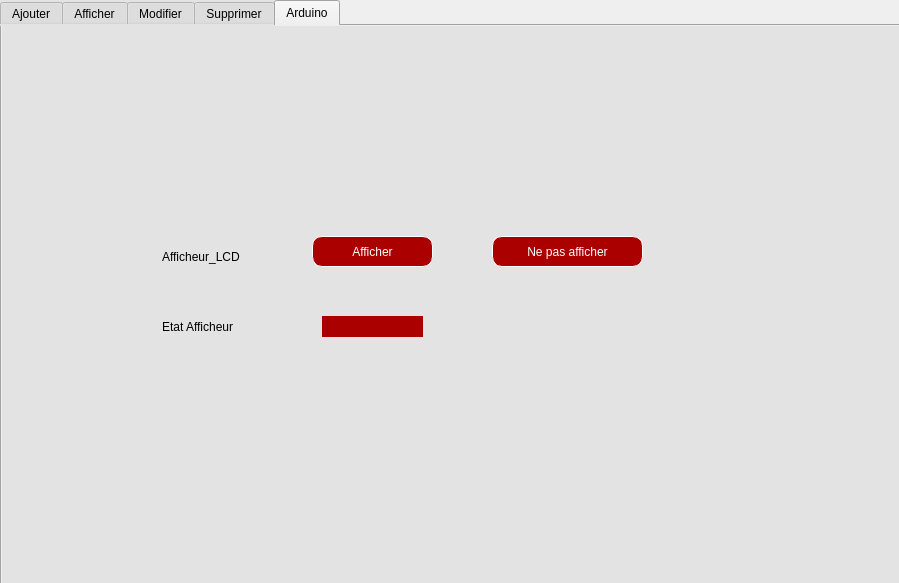
<?xml version="1.0" encoding="UTF-8"?>
<ui version="4.0">
 <class>employement</class>
 <widget class="QDialog" name="employement">
  <property name="geometry">
   <rect>
    <x>0</x>
    <y>0</y>
    <width>899</width>
    <height>583</height>
   </rect>
  </property>
  <property name="windowTitle">
   <string>Dialog</string>
  </property>
  <widget class="QTabWidget" name="tabWidget_">
   <property name="geometry">
    <rect>
     <x>0</x>
     <y>0</y>
     <width>901</width>
     <height>611</height>
    </rect>
   </property>
   <property name="styleSheet">
    <string notr="true">background-color: rgb(227, 227, 227);
font: 9pt &quot;Sitka&quot;;</string>
   </property>
   <property name="currentIndex">
    <number>4</number>
   </property>
   <widget class="QWidget" name="tab">
    <attribute name="title">
     <string>Ajouter</string>
    </attribute>
    <widget class="QLabel" name="label_5">
     <property name="geometry">
      <rect>
       <x>160</x>
       <y>140</y>
       <width>91</width>
       <height>16</height>
      </rect>
     </property>
     <property name="styleSheet">
      <string notr="true">background-color: rgb(227, 227, 227);</string>
     </property>
     <property name="text">
      <string>Id </string>
     </property>
    </widget>
    <widget class="QLabel" name="label_6">
     <property name="geometry">
      <rect>
       <x>460</x>
       <y>181</y>
       <width>121</width>
       <height>20</height>
      </rect>
     </property>
     <property name="text">
      <string>date_naissance</string>
     </property>
    </widget>
    <widget class="QLabel" name="label_7">
     <property name="geometry">
      <rect>
       <x>160</x>
       <y>182</y>
       <width>151</width>
       <height>20</height>
      </rect>
     </property>
     <property name="text">
      <string>nom</string>
     </property>
    </widget>
    <widget class="QLabel" name="label_8">
     <property name="geometry">
      <rect>
       <x>460</x>
       <y>221</y>
       <width>91</width>
       <height>20</height>
      </rect>
     </property>
     <property name="text">
      <string>telephonne</string>
     </property>
    </widget>
    <widget class="QLabel" name="label_10">
     <property name="geometry">
      <rect>
       <x>160</x>
       <y>221</y>
       <width>101</width>
       <height>20</height>
      </rect>
     </property>
     <property name="text">
      <string>prenom</string>
     </property>
    </widget>
    <widget class="QLabel" name="label_11">
     <property name="geometry">
      <rect>
       <x>210</x>
       <y>290</y>
       <width>91</width>
       <height>16</height>
      </rect>
     </property>
     <property name="text">
      <string>Adresse</string>
     </property>
    </widget>
    <widget class="QLabel" name="label_12">
     <property name="geometry">
      <rect>
       <x>460</x>
       <y>140</y>
       <width>101</width>
       <height>16</height>
      </rect>
     </property>
     <property name="text">
      <string>email</string>
     </property>
    </widget>
    <widget class="QLineEdit" name="lineEdit_IdE">
     <property name="geometry">
      <rect>
       <x>290</x>
       <y>140</y>
       <width>151</width>
       <height>22</height>
      </rect>
     </property>
     <property name="styleSheet">
      <string notr="true">background-color: rgb(255, 255, 255);</string>
     </property>
     <property name="text">
      <string/>
     </property>
    </widget>
    <widget class="QLineEdit" name="lineEdit_nom">
     <property name="geometry">
      <rect>
       <x>290</x>
       <y>180</y>
       <width>151</width>
       <height>22</height>
      </rect>
     </property>
     <property name="styleSheet">
      <string notr="true">background-color: rgb(255, 255, 255);</string>
     </property>
    </widget>
    <widget class="QLineEdit" name="lineEdit_email">
     <property name="geometry">
      <rect>
       <x>580</x>
       <y>140</y>
       <width>151</width>
       <height>22</height>
      </rect>
     </property>
     <property name="styleSheet">
      <string notr="true">background-color: rgb(255, 255, 255);</string>
     </property>
     <property name="text">
      <string/>
     </property>
    </widget>
    <widget class="QLineEdit" name="lineEdit_prenom">
     <property name="geometry">
      <rect>
       <x>290</x>
       <y>220</y>
       <width>151</width>
       <height>22</height>
      </rect>
     </property>
     <property name="styleSheet">
      <string notr="true">background-color: rgb(255, 255, 255);</string>
     </property>
    </widget>
    <widget class="QLineEdit" name="lineEdit_tele">
     <property name="geometry">
      <rect>
       <x>580</x>
       <y>220</y>
       <width>151</width>
       <height>22</height>
      </rect>
     </property>
     <property name="styleSheet">
      <string notr="true">background-color: rgb(255, 255, 255);</string>
     </property>
    </widget>
    <widget class="QPushButton" name="pushButton_Ajouter">
     <property name="geometry">
      <rect>
       <x>290</x>
       <y>390</y>
       <width>111</width>
       <height>31</height>
      </rect>
     </property>
     <property name="styleSheet">
      <string notr="true">background-color: rgb(170, 0, 0);
border :1px solid rgb(255, 255, 255);
border-radius :10px;
color: #FFF;
padding-left: 20px;
padding-right:20px;
</string>
     </property>
     <property name="text">
      <string>Ajouter</string>
     </property>
    </widget>
    <widget class="QDateEdit" name="dateEdit">
     <property name="geometry">
      <rect>
       <x>580</x>
       <y>180</y>
       <width>151</width>
       <height>22</height>
      </rect>
     </property>
     <property name="styleSheet">
      <string notr="true">background-color: rgb(255, 255, 255);</string>
     </property>
    </widget>
    <widget class="QPushButton" name="pushButton_10">
     <property name="geometry">
      <rect>
       <x>430</x>
       <y>390</y>
       <width>111</width>
       <height>31</height>
      </rect>
     </property>
     <property name="styleSheet">
      <string notr="true">background-color: rgb(170, 0, 0);
border :1px solid rgb(255, 255, 255);
border-radius :10px;
color: #FFF;
padding-left: 20px;
padding-right:20px;
</string>
     </property>
     <property name="text">
      <string>Quitter</string>
     </property>
    </widget>
    <widget class="QLabel" name="label">
     <property name="geometry">
      <rect>
       <x>0</x>
       <y>-30</y>
       <width>851</width>
       <height>641</height>
      </rect>
     </property>
     <property name="styleSheet">
      <string notr="true">image: url(:/new/prefix1/Background.png);</string>
     </property>
     <property name="text">
      <string/>
     </property>
    </widget>
    <widget class="QLineEdit" name="lineEdit_adresse">
     <property name="geometry">
      <rect>
       <x>290</x>
       <y>290</y>
       <width>151</width>
       <height>21</height>
      </rect>
     </property>
     <property name="styleSheet">
      <string notr="true">background-color: rgb(255, 255, 255);</string>
     </property>
    </widget>
    <widget class="QPushButton" name="pushButton_Email">
     <property name="geometry">
      <rect>
       <x>10</x>
       <y>20</y>
       <width>71</width>
       <height>61</height>
      </rect>
     </property>
     <property name="styleSheet">
      <string notr="true">background-color: rgb(170, 0, 0);
border :1px solid rgb(255, 255, 255);
border-radius :10px;
color: #FFF;
padding-left: 20px;
padding-right:20px;
</string>
     </property>
     <property name="text">
      <string/>
     </property>
     <property name="icon">
      <iconset resource="Metiers.qrc">
       <normaloff>:/new/prefix1/EMAIL.png</normaloff>:/new/prefix1/EMAIL.png</iconset>
     </property>
     <property name="iconSize">
      <size>
       <width>65</width>
       <height>91</height>
      </size>
     </property>
    </widget>
    <widget class="QLineEdit" name="lineEdit_emaill">
     <property name="geometry">
      <rect>
       <x>90</x>
       <y>30</y>
       <width>191</width>
       <height>31</height>
      </rect>
     </property>
     <property name="styleSheet">
      <string notr="true">background-color: rgb(255, 255, 255);</string>
     </property>
     <property name="text">
      <string/>
     </property>
    </widget>
    <widget class="QPushButton" name="pushButton_Email_Envoie">
     <property name="geometry">
      <rect>
       <x>750</x>
       <y>20</y>
       <width>81</width>
       <height>61</height>
      </rect>
     </property>
     <property name="styleSheet">
      <string notr="true">background-color: rgb(170, 0, 0);
border :1px solid rgb(255, 255, 255);
border-radius :10px;
color: #FFF;
padding-left: 20px;
padding-right:20px;
</string>
     </property>
     <property name="text">
      <string/>
     </property>
     <property name="icon">
      <iconset resource="Metiers.qrc">
       <normaloff>:/new/prefix1/EMAIL.png</normaloff>:/new/prefix1/EMAIL.png</iconset>
     </property>
     <property name="iconSize">
      <size>
       <width>69</width>
       <height>67</height>
      </size>
     </property>
    </widget>
    <widget class="QLineEdit" name="lineEdit_email_envo">
     <property name="geometry">
      <rect>
       <x>550</x>
       <y>30</y>
       <width>191</width>
       <height>31</height>
      </rect>
     </property>
     <property name="styleSheet">
      <string notr="true">background-color: rgb(255, 255, 255);</string>
     </property>
     <property name="text">
      <string/>
     </property>
    </widget>
    <zorder>label</zorder>
    <zorder>label_5</zorder>
    <zorder>label_6</zorder>
    <zorder>label_7</zorder>
    <zorder>label_8</zorder>
    <zorder>label_10</zorder>
    <zorder>label_11</zorder>
    <zorder>label_12</zorder>
    <zorder>lineEdit_IdE</zorder>
    <zorder>lineEdit_nom</zorder>
    <zorder>lineEdit_email</zorder>
    <zorder>lineEdit_prenom</zorder>
    <zorder>lineEdit_tele</zorder>
    <zorder>pushButton_Ajouter</zorder>
    <zorder>dateEdit</zorder>
    <zorder>pushButton_10</zorder>
    <zorder>lineEdit_adresse</zorder>
    <zorder>pushButton_Email</zorder>
    <zorder>lineEdit_emaill</zorder>
    <zorder>pushButton_Email_Envoie</zorder>
    <zorder>lineEdit_email_envo</zorder>
   </widget>
   <widget class="QWidget" name="tab_2">
    <attribute name="title">
     <string>Afficher</string>
    </attribute>
    <widget class="QScrollBar" name="verticalScrollBar">
     <property name="geometry">
      <rect>
       <x>890</x>
       <y>90</y>
       <width>20</width>
       <height>441</height>
      </rect>
     </property>
     <property name="orientation">
      <enum>Qt::Vertical</enum>
     </property>
    </widget>
    <widget class="QLabel" name="label_41">
     <property name="geometry">
      <rect>
       <x>430</x>
       <y>30</y>
       <width>101</width>
       <height>31</height>
      </rect>
     </property>
     <property name="styleSheet">
      <string notr="true">background-color: rgb(155, 1, 1);</string>
     </property>
     <property name="text">
      <string>&lt;html&gt;&lt;head/&gt;&lt;body&gt;&lt;p&gt;&lt;span style=&quot; font-size:11pt;&quot;&gt;Trie:&lt;/span&gt;&lt;/p&gt;&lt;/body&gt;&lt;/html&gt;</string>
     </property>
    </widget>
    <widget class="QComboBox" name="comboBox_4">
     <property name="geometry">
      <rect>
       <x>530</x>
       <y>30</y>
       <width>201</width>
       <height>31</height>
      </rect>
     </property>
     <property name="styleSheet">
      <string notr="true">background-color: rgb(255, 255, 255);</string>
     </property>
     <item>
      <property name="text">
       <string>Date de naissance</string>
      </property>
     </item>
     <item>
      <property name="text">
       <string/>
      </property>
     </item>
     <item>
      <property name="text">
       <string/>
      </property>
     </item>
     <item>
      <property name="text">
       <string/>
      </property>
     </item>
    </widget>
    <widget class="QLabel" name="label_40">
     <property name="geometry">
      <rect>
       <x>10</x>
       <y>10</y>
       <width>61</width>
       <height>71</height>
      </rect>
     </property>
     <property name="styleSheet">
      <string notr="true">background-color: rgb(155, 1, 1);
image: url(:/new/prefix1/Logo.png);</string>
     </property>
     <property name="text">
      <string/>
     </property>
    </widget>
    <widget class="QLabel" name="label_44">
     <property name="geometry">
      <rect>
       <x>70</x>
       <y>20</y>
       <width>321</width>
       <height>51</height>
      </rect>
     </property>
     <property name="styleSheet">
      <string notr="true">background-color: rgb(155, 1, 1);</string>
     </property>
     <property name="text">
      <string>&lt;html&gt;&lt;head/&gt;&lt;body&gt;&lt;p&gt;&lt;span style=&quot; font-size:26pt; font-weight:600;&quot;&gt;STREAMFLIX&lt;/span&gt;&lt;/p&gt;&lt;/body&gt;&lt;/html&gt;</string>
     </property>
    </widget>
    <widget class="QLabel" name="label_2">
     <property name="geometry">
      <rect>
       <x>0</x>
       <y>-30</y>
       <width>881</width>
       <height>621</height>
      </rect>
     </property>
     <property name="styleSheet">
      <string notr="true">background-color: rgb(155, 1, 1);</string>
     </property>
     <property name="text">
      <string/>
     </property>
    </widget>
    <widget class="QTableView" name="tableView">
     <property name="geometry">
      <rect>
       <x>30</x>
       <y>150</y>
       <width>791</width>
       <height>351</height>
      </rect>
     </property>
    </widget>
    <widget class="QPushButton" name="pushButton_Trie">
     <property name="geometry">
      <rect>
       <x>730</x>
       <y>30</y>
       <width>41</width>
       <height>31</height>
      </rect>
     </property>
     <property name="styleSheet">
      <string notr="true">background-color: yellow;
border :1px solid rgb(255, 255, 255);
border-radius :10px;
color: #FFF;
padding-left: 20px;
padding-right:20px;
</string>
     </property>
     <property name="text">
      <string/>
     </property>
     <property name="icon">
      <iconset resource="Tri.qrc">
       <normaloff>:/new/prefix1/Tri.png</normaloff>:/new/prefix1/Tri.png</iconset>
     </property>
     <property name="iconSize">
      <size>
       <width>50</width>
       <height>50</height>
      </size>
     </property>
    </widget>
    <widget class="QLineEdit" name="lineEdit_Recherche">
     <property name="geometry">
      <rect>
       <x>530</x>
       <y>70</y>
       <width>191</width>
       <height>31</height>
      </rect>
     </property>
     <property name="styleSheet">
      <string notr="true">background-color: rgb(255, 255, 255);</string>
     </property>
    </widget>
    <widget class="QPushButton" name="pushButton_Recherche">
     <property name="geometry">
      <rect>
       <x>730</x>
       <y>70</y>
       <width>121</width>
       <height>31</height>
      </rect>
     </property>
     <property name="styleSheet">
      <string notr="true">background-color: rgb(170, 0, 0);
border :1px solid rgb(255, 255, 255);
border-radius :10px;
color: #FFF;
padding-left: 20px;
padding-right:20px;
</string>
     </property>
     <property name="text">
      <string>Recherche</string>
     </property>
    </widget>
    <widget class="QLabel" name="label_42">
     <property name="geometry">
      <rect>
       <x>430</x>
       <y>70</y>
       <width>101</width>
       <height>31</height>
      </rect>
     </property>
     <property name="styleSheet">
      <string notr="true">background-color: rgb(155, 1, 1);</string>
     </property>
     <property name="text">
      <string>&lt;html&gt;&lt;head/&gt;&lt;body&gt;&lt;p&gt;&lt;span style=&quot; font-size:11pt;&quot;&gt;Recherche:&lt;/span&gt;&lt;/p&gt;&lt;/body&gt;&lt;/html&gt;</string>
     </property>
    </widget>
    <zorder>label_2</zorder>
    <zorder>verticalScrollBar</zorder>
    <zorder>label_41</zorder>
    <zorder>comboBox_4</zorder>
    <zorder>label_40</zorder>
    <zorder>label_44</zorder>
    <zorder>tableView</zorder>
    <zorder>pushButton_Trie</zorder>
    <zorder>lineEdit_Recherche</zorder>
    <zorder>pushButton_Recherche</zorder>
    <zorder>label_42</zorder>
   </widget>
   <widget class="QWidget" name="tab_3">
    <attribute name="title">
     <string>Modifier</string>
    </attribute>
    <widget class="QPushButton" name="pushButton_Quitter">
     <property name="geometry">
      <rect>
       <x>430</x>
       <y>390</y>
       <width>111</width>
       <height>31</height>
      </rect>
     </property>
     <property name="styleSheet">
      <string notr="true">background-color: rgb(170, 0, 0);
border :1px solid rgb(255, 255, 255);
border-radius :10px;
color: #FFF;
padding-left: 20px;
padding-right:20px;
</string>
     </property>
     <property name="text">
      <string>Quitter</string>
     </property>
    </widget>
    <widget class="QPushButton" name="pushButton_Modifier">
     <property name="geometry">
      <rect>
       <x>260</x>
       <y>390</y>
       <width>111</width>
       <height>31</height>
      </rect>
     </property>
     <property name="styleSheet">
      <string notr="true">background-color: rgb(170, 0, 0);
border :1px solid rgb(255, 255, 255);
border-radius :10px;
color: #FFF;
padding-left: 20px;
padding-right:20px;
</string>
     </property>
     <property name="text">
      <string>Modifier</string>
     </property>
    </widget>
    <widget class="QLineEdit" name="lineEdit_IdE_M">
     <property name="geometry">
      <rect>
       <x>290</x>
       <y>140</y>
       <width>151</width>
       <height>22</height>
      </rect>
     </property>
     <property name="styleSheet">
      <string notr="true">background-color: rgb(255, 255, 255);</string>
     </property>
    </widget>
    <widget class="QLineEdit" name="lineEdit_prenom_M">
     <property name="geometry">
      <rect>
       <x>290</x>
       <y>220</y>
       <width>151</width>
       <height>21</height>
      </rect>
     </property>
     <property name="styleSheet">
      <string notr="true">background-color: rgb(255, 255, 255);</string>
     </property>
    </widget>
    <widget class="QLabel" name="label_9">
     <property name="geometry">
      <rect>
       <x>450</x>
       <y>222</y>
       <width>91</width>
       <height>20</height>
      </rect>
     </property>
     <property name="text">
      <string>telephonne</string>
     </property>
    </widget>
    <widget class="QLabel" name="label_13">
     <property name="geometry">
      <rect>
       <x>210</x>
       <y>290</y>
       <width>81</width>
       <height>16</height>
      </rect>
     </property>
     <property name="text">
      <string>adresse</string>
     </property>
    </widget>
    <widget class="QDateEdit" name="dateEdit_M">
     <property name="geometry">
      <rect>
       <x>570</x>
       <y>180</y>
       <width>151</width>
       <height>22</height>
      </rect>
     </property>
     <property name="styleSheet">
      <string notr="true">background-color: rgb(255, 255, 255);</string>
     </property>
    </widget>
    <widget class="QLabel" name="label_15">
     <property name="geometry">
      <rect>
       <x>160</x>
       <y>181</y>
       <width>121</width>
       <height>20</height>
      </rect>
     </property>
     <property name="text">
      <string>nom:</string>
     </property>
    </widget>
    <widget class="QLineEdit" name="lineEdit_tel_M">
     <property name="geometry">
      <rect>
       <x>570</x>
       <y>220</y>
       <width>151</width>
       <height>22</height>
      </rect>
     </property>
     <property name="styleSheet">
      <string notr="true">background-color: rgb(255, 255, 255);</string>
     </property>
    </widget>
    <widget class="QLabel" name="label_16">
     <property name="geometry">
      <rect>
       <x>160</x>
       <y>222</y>
       <width>121</width>
       <height>20</height>
      </rect>
     </property>
     <property name="text">
      <string>prenom</string>
     </property>
    </widget>
    <widget class="QLabel" name="label_17">
     <property name="geometry">
      <rect>
       <x>160</x>
       <y>140</y>
       <width>111</width>
       <height>16</height>
      </rect>
     </property>
     <property name="styleSheet">
      <string notr="true">background-color: rgb(227, 227, 227);</string>
     </property>
     <property name="text">
      <string>Id </string>
     </property>
    </widget>
    <widget class="QLineEdit" name="lineEdit_nom_M">
     <property name="geometry">
      <rect>
       <x>290</x>
       <y>180</y>
       <width>151</width>
       <height>22</height>
      </rect>
     </property>
     <property name="styleSheet">
      <string notr="true">background-color: rgb(255, 255, 255);</string>
     </property>
    </widget>
    <widget class="QLabel" name="label_18">
     <property name="geometry">
      <rect>
       <x>450</x>
       <y>142</y>
       <width>101</width>
       <height>16</height>
      </rect>
     </property>
     <property name="text">
      <string>email</string>
     </property>
    </widget>
    <widget class="QLineEdit" name="lineEdit_email_M">
     <property name="geometry">
      <rect>
       <x>570</x>
       <y>140</y>
       <width>151</width>
       <height>22</height>
      </rect>
     </property>
     <property name="styleSheet">
      <string notr="true">background-color: rgb(255, 255, 255);</string>
     </property>
    </widget>
    <widget class="QLabel" name="label_19">
     <property name="geometry">
      <rect>
       <x>450</x>
       <y>180</y>
       <width>111</width>
       <height>20</height>
      </rect>
     </property>
     <property name="text">
      <string>date_naissance</string>
     </property>
    </widget>
    <widget class="QLabel" name="label_3">
     <property name="geometry">
      <rect>
       <x>0</x>
       <y>-30</y>
       <width>851</width>
       <height>601</height>
      </rect>
     </property>
     <property name="styleSheet">
      <string notr="true">image: url(:/new/prefix1/Background.png);</string>
     </property>
     <property name="text">
      <string/>
     </property>
    </widget>
    <widget class="QLineEdit" name="lineEdit_adresse_M">
     <property name="geometry">
      <rect>
       <x>300</x>
       <y>290</y>
       <width>151</width>
       <height>21</height>
      </rect>
     </property>
     <property name="styleSheet">
      <string notr="true">background-color: rgb(255, 255, 255);</string>
     </property>
    </widget>
    <widget class="QLineEdit" name="lineEdit_Recherche_M">
     <property name="geometry">
      <rect>
       <x>520</x>
       <y>30</y>
       <width>191</width>
       <height>31</height>
      </rect>
     </property>
     <property name="styleSheet">
      <string notr="true">background-color: rgb(255, 255, 255);</string>
     </property>
    </widget>
    <widget class="QTableView" name="tableView_employes">
     <property name="geometry">
      <rect>
       <x>90</x>
       <y>90</y>
       <width>661</width>
       <height>281</height>
      </rect>
     </property>
    </widget>
    <widget class="QPushButton" name="pushButton_Recherche_M">
     <property name="geometry">
      <rect>
       <x>720</x>
       <y>30</y>
       <width>121</width>
       <height>31</height>
      </rect>
     </property>
     <property name="styleSheet">
      <string notr="true">background-color: rgb(170, 0, 0);
border :1px solid rgb(255, 255, 255);
border-radius :10px;
color: #FFF;
padding-left: 20px;
padding-right:20px;
</string>
     </property>
     <property name="text">
      <string>Recherche</string>
     </property>
    </widget>
    <widget class="QLabel" name="label_43">
     <property name="geometry">
      <rect>
       <x>410</x>
       <y>30</y>
       <width>101</width>
       <height>31</height>
      </rect>
     </property>
     <property name="styleSheet">
      <string notr="true">background-color: rgb(155, 1, 1);</string>
     </property>
     <property name="text">
      <string>&lt;html&gt;&lt;head/&gt;&lt;body&gt;&lt;p&gt;&lt;span style=&quot; font-size:11pt;&quot;&gt;Recherche:&lt;/span&gt;&lt;/p&gt;&lt;/body&gt;&lt;/html&gt;</string>
     </property>
    </widget>
    <zorder>label_3</zorder>
    <zorder>pushButton_Quitter</zorder>
    <zorder>pushButton_Modifier</zorder>
    <zorder>lineEdit_IdE_M</zorder>
    <zorder>lineEdit_prenom_M</zorder>
    <zorder>label_9</zorder>
    <zorder>label_13</zorder>
    <zorder>dateEdit_M</zorder>
    <zorder>label_15</zorder>
    <zorder>lineEdit_tel_M</zorder>
    <zorder>label_16</zorder>
    <zorder>label_17</zorder>
    <zorder>lineEdit_nom_M</zorder>
    <zorder>label_18</zorder>
    <zorder>lineEdit_email_M</zorder>
    <zorder>label_19</zorder>
    <zorder>lineEdit_adresse_M</zorder>
    <zorder>lineEdit_Recherche_M</zorder>
    <zorder>tableView_employes</zorder>
    <zorder>pushButton_Recherche_M</zorder>
    <zorder>label_43</zorder>
   </widget>
   <widget class="QWidget" name="tab_4">
    <attribute name="title">
     <string>Supprimer</string>
    </attribute>
    <widget class="QLabel" name="label_39">
     <property name="geometry">
      <rect>
       <x>230</x>
       <y>270</y>
       <width>101</width>
       <height>31</height>
      </rect>
     </property>
     <property name="styleSheet">
      <string notr="true">background-color: rgb(227, 227, 227);</string>
     </property>
     <property name="text">
      <string>Id</string>
     </property>
    </widget>
    <widget class="QLineEdit" name="lineEdit_Recherche_supp">
     <property name="geometry">
      <rect>
       <x>320</x>
       <y>270</y>
       <width>201</width>
       <height>31</height>
      </rect>
     </property>
     <property name="styleSheet">
      <string notr="true">background-color: rgb(255, 255, 255);</string>
     </property>
    </widget>
    <widget class="QPushButton" name="pushButton_supprimer">
     <property name="geometry">
      <rect>
       <x>300</x>
       <y>360</y>
       <width>201</width>
       <height>41</height>
      </rect>
     </property>
     <property name="styleSheet">
      <string notr="true">background-color: rgb(170, 0, 0);
border :1px solid rgb(255, 255, 255);
border-radius :10px;
color: #FFF;
padding-left: 20px;
padding-right:20px;
</string>
     </property>
     <property name="text">
      <string>Supprimer</string>
     </property>
    </widget>
    <widget class="QLabel" name="label_4">
     <property name="geometry">
      <rect>
       <x>10</x>
       <y>-20</y>
       <width>851</width>
       <height>601</height>
      </rect>
     </property>
     <property name="styleSheet">
      <string notr="true">image: url(:/new/prefix1/Background.png);</string>
     </property>
     <property name="text">
      <string/>
     </property>
    </widget>
    <widget class="QLabel" name="label_28">
     <property name="geometry">
      <rect>
       <x>520</x>
       <y>270</y>
       <width>31</width>
       <height>31</height>
      </rect>
     </property>
     <property name="styleSheet">
      <string notr="true">image: url(:/new/prefix1/Recherche.png);
background-color: rgb(255, 255, 255);</string>
     </property>
     <property name="text">
      <string/>
     </property>
    </widget>
    <widget class="QPushButton" name="pushButtonRecherche">
     <property name="geometry">
      <rect>
       <x>520</x>
       <y>270</y>
       <width>31</width>
       <height>31</height>
      </rect>
     </property>
     <property name="text">
      <string/>
     </property>
    </widget>
    <widget class="QPushButton" name="pushButton_Statistique">
     <property name="geometry">
      <rect>
       <x>720</x>
       <y>10</y>
       <width>91</width>
       <height>81</height>
      </rect>
     </property>
     <property name="styleSheet">
      <string notr="true">background-color: rgb(170, 0, 0);
border :1px solid rgb(255, 255, 255);
border-radius :10px;
color: #FFF;
padding-left: 20px;
padding-right:20px;
</string>
     </property>
     <property name="icon">
      <iconset>
       <normaloff>:/new/prefix1/statistique.png</normaloff>:/new/prefix1/statistique.png</iconset>
     </property>
     <property name="iconSize">
      <size>
       <width>76</width>
       <height>76</height>
      </size>
     </property>
    </widget>
    <widget class="QPushButton" name="pushButton_PDF">
     <property name="geometry">
      <rect>
       <x>530</x>
       <y>10</y>
       <width>101</width>
       <height>81</height>
      </rect>
     </property>
     <property name="styleSheet">
      <string notr="true">background-color: rgb(170, 0, 0);
border :1px solid rgb(255, 255, 255);
border-radius :10px;
color: #FFF;
padding-left: 20px;
padding-right:20px;
</string>
     </property>
     <property name="text">
      <string/>
     </property>
     <property name="icon">
      <iconset resource="Metiers.qrc">
       <normaloff>:/new/prefix1/PDF.png</normaloff>:/new/prefix1/PDF.png</iconset>
     </property>
     <property name="iconSize">
      <size>
       <width>70</width>
       <height>70</height>
      </size>
     </property>
    </widget>
    <zorder>pushButtonRecherche</zorder>
    <zorder>label_4</zorder>
    <zorder>label_39</zorder>
    <zorder>lineEdit_Recherche_supp</zorder>
    <zorder>pushButton_supprimer</zorder>
    <zorder>label_28</zorder>
    <zorder>pushButton_Statistique</zorder>
    <zorder>pushButton_PDF</zorder>
   </widget>
   <widget class="QWidget" name="tab_5">
    <attribute name="title">
     <string>Arduino</string>
    </attribute>
    <widget class="QLabel" name="label_14">
     <property name="geometry">
      <rect>
       <x>-80</x>
       <y>0</y>
       <width>1011</width>
       <height>571</height>
      </rect>
     </property>
     <property name="styleSheet">
      <string notr="true">image: url(:/new/prefix1/Background.png);</string>
     </property>
     <property name="text">
      <string/>
     </property>
    </widget>
    <widget class="QLabel" name="label_Afficheur">
     <property name="geometry">
      <rect>
       <x>160</x>
       <y>220</y>
       <width>111</width>
       <height>21</height>
      </rect>
     </property>
     <property name="text">
      <string>Afficheur_LCD</string>
     </property>
    </widget>
    <widget class="QPushButton" name="pushButton_Afficher">
     <property name="geometry">
      <rect>
       <x>310</x>
       <y>210</y>
       <width>121</width>
       <height>31</height>
      </rect>
     </property>
     <property name="styleSheet">
      <string notr="true">background-color: rgb(170, 0, 0);
border :1px solid rgb(255, 255, 255);
border-radius :10px;
color: #FFF;
padding-left: 20px;
padding-right:20px;
</string>
     </property>
     <property name="text">
      <string>Afficher</string>
     </property>
    </widget>
    <widget class="QPushButton" name="pushButton_pasdaffichage">
     <property name="geometry">
      <rect>
       <x>490</x>
       <y>210</y>
       <width>151</width>
       <height>31</height>
      </rect>
     </property>
     <property name="styleSheet">
      <string notr="true">background-color: rgb(170, 0, 0);
border :1px solid rgb(255, 255, 255);
border-radius :10px;
color: #FFF;
padding-left: 20px;
padding-right:20px;
</string>
     </property>
     <property name="text">
      <string>Ne pas afficher</string>
     </property>
    </widget>
    <widget class="QLabel" name="label_Etat">
     <property name="geometry">
      <rect>
       <x>160</x>
       <y>290</y>
       <width>101</width>
       <height>21</height>
      </rect>
     </property>
     <property name="text">
      <string>Etat Afficheur</string>
     </property>
    </widget>
    <widget class="QLabel" name="label_e">
     <property name="geometry">
      <rect>
       <x>320</x>
       <y>290</y>
       <width>101</width>
       <height>21</height>
      </rect>
     </property>
     <property name="styleSheet">
      <string notr="true">background-color: rgb(170, 0, 0);</string>
     </property>
     <property name="text">
      <string/>
     </property>
    </widget>
   </widget>
  </widget>
 </widget>
 <resources>
  <include location="Tri.qrc"/>
  <include location="Metiers.qrc"/>
 </resources>
 <connections/>
</ui>
